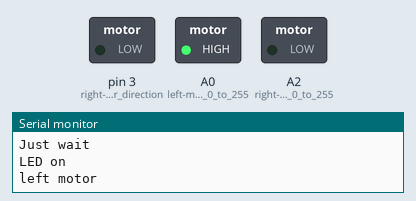
This sketch was run on a simulated Arduino Uno, built with avr-gcc and run on an emulated ATmega328P. Parts: switched loads named in the sketch (green lamp = pin HIGH), the last lines printed to the serial monitor. Pins used as bus, display or sensor lines are not drawn.

Above: at 6.5 s.
At 12.5 s:
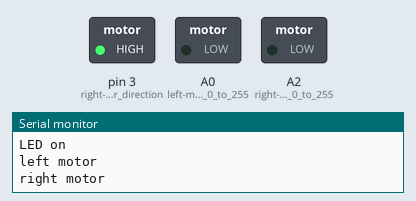
At 20.5 s:
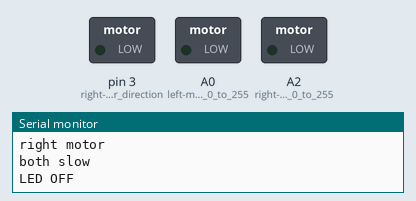
At 31.5 s:
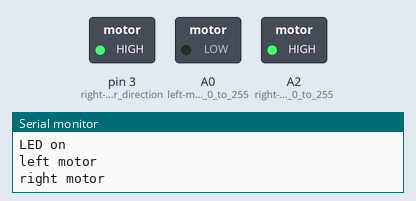
Timing chart, 0 to 33.3 s (numbered marks = the images above):
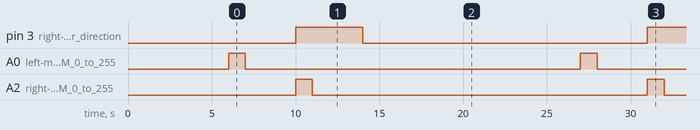

The sketch:

dual-02-motor-test-driver.ino
```cpp
// (licence header left out)
// for now reference at https://github.com/hpssjellis/particle.io-photon-high-school-robotics/tree/master/a11-dc-motor-drivers
// although pin names wrong

// You are suppossed to get it working using the web-app
// Draw your circuit diagram first
// This program will just tell you if  the connections are working
// See https://www.pololu.com/product/1451 for assistance

// On motor driver board LED goes red for one direction and green for the other


#include <Arduino.h> // Only needed by https://platformio.org/
//#include <Servo.h>
//#include <ESP32Servo.h>

//Servo myServo_D2;


void setup() {

   // myServo_D2.attach(D2); // D2 should do PWM on Portenta

    Serial.begin(115200);
    pinMode(A0, OUTPUT);  // left-motor PWM 0 to 255
    pinMode(1, OUTPUT);   // left-Motor direction

    pinMode(A2, OUTPUT);   // right-motor PWM 0 to 255
    pinMode(3, OUTPUT);   // right-Motor direction


   // pinMode(LED_BUILTIN, OUTPUT);

    // to connect wires and put car on ground
    delay(1000);
    Serial.println("Just wait");
   // digitalWrite(LED_BUILTIN, LOW);
    delay(3000);
  //  digitalWrite(LED_BUILTIN, HIGH);
    delay(2000);

}

void loop() {

    Serial.println("LED on");
  //  digitalWrite(LED_BUILTIN, LOW);

    Serial.println("left motor");
    digitalWrite(1, HIGH);    // set left-motor-direction
    analogWrite(A0, 255);   // left-motor
    delay(1000);
    analogWrite(A0, 0);     // stop
    delay(3000);

    Serial.println("right motor");
    digitalWrite(3, HIGH);    // set left-motor-direction
    analogWrite(A2, 255);   // right-motor
    delay(1000);
    analogWrite(A2, 0);     // stop
    delay(3000);

    Serial.println("both slow");
    digitalWrite(1, LOW);    // set left-motor-direction
    analogWrite(A0, 100);     // left-motor
    digitalWrite(3, LOW);    // set left-motor-direction
    analogWrite(A2, 100);     // right-motor
    delay(1000);
    analogWrite(A0, 0);       // left-motor
    analogWrite(A2, 0);       // right-motor
    delay(3000);

    Serial.println("LED OFF");
   // digitalWrite(LED_BUILTIN, HIGH);
    delay(9000);            // wait 9 seconds

}
```

Measured:
- by itself, pin 3 (right-Motor_direction): alternates HIGH for 4.0 s and LOW for 17.0 s
- by itself, A0 (left-motor_PWM_0_to_255), A2 (right-motor_PWM_0_to_255): alternates HIGH for 1.0 s and LOW for 20.0 s
- by itself, everything shown: repeats every 21.0 s, in 5 steps
